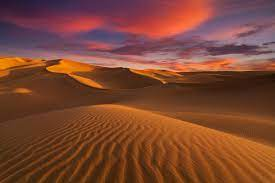
%> input picture desert.jpg, 275 x 183 px
$ octave exp1.m   (GNU Octave 9; MATLAB toolbox functions it lacks are replaced by stand-ins)
%> lines starting %> are read from the running program, lines starting %| are printed output that depends on the picture; in (x1, y1, x2, y2) boxes, pixels count from 0 and x2, y2 are one past the last pixel; in counts of white or black regions, pixels touching at a corner belong together; the program's own positions count from 1
myimage = imread('desert.jpg' );
%> myimage is the input picture: size 183x275x3 uint8; mean R, G, B 124.7, 70, 50.3
mycolorimage = imresize(myimage,0.5,'nearest' );
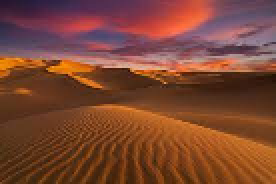
%> mycolorimage: size 92x138x3 uint8 (shown 2 times larger); mean R, G, B 124.6, 69.9, 50.4
mygrayimage = rgb2gray(mycolorimage);
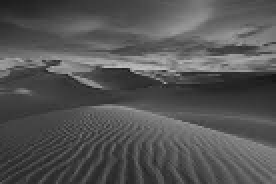
%> mygrayimage: size 92x138 uint8 (shown 2 times larger); min 21, max 193, mean 84
mybinimage = imbinarize(mygrayimage);
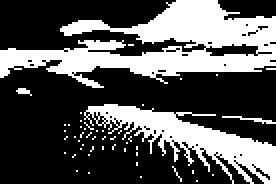
%> mybinimage: size 92x138 logical (shown 2 times larger); 33.6% white; 49 white regions (46 under 20 px), largest, box (x1, y1, x2, y2) and area: (0, 0, 138, 44) 2774, (42, 52, 138, 92) 1350, (111, 58, 138, 62) 36
subplot(2,2,1);
imshow(mycolorimage); title("original colour image " );
subplot(2,2,2);
imshow(mygrayimage); title("Grey image " );
subplot(2,2,3);
imshow(mybinimage); title("Binary image " );
subplot(2,2,4);
improfile(mygrayimage,[10,50],[45,100]);
ylabel("Pixel value");
xlabel("Distance");
title("Intensity Profile of the given line");
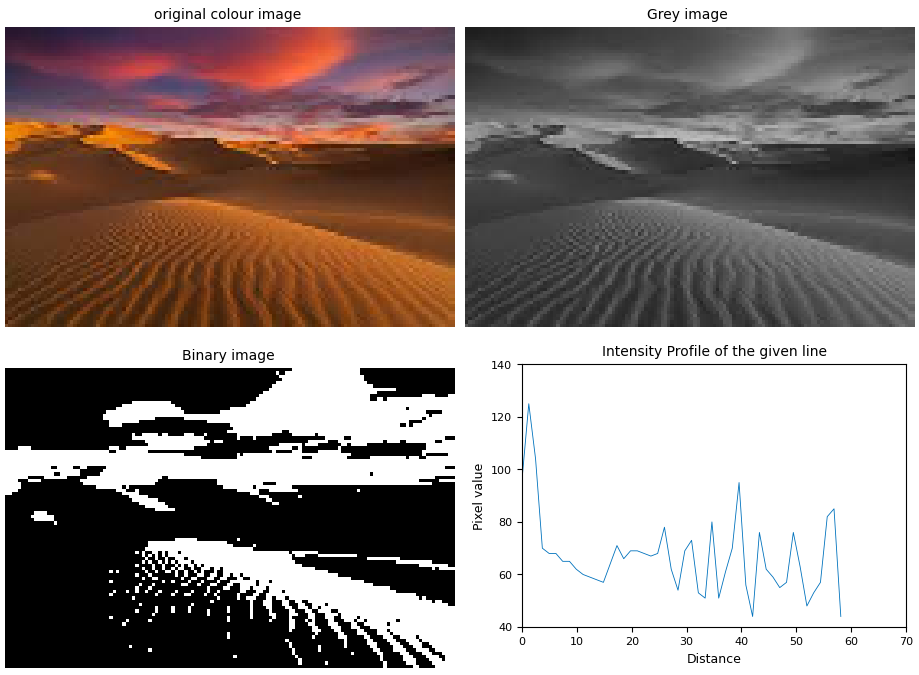
%> figure redrawn from the program's plot data, 4 panels

$ run again, with coins1.jpg copied over desert.jpg
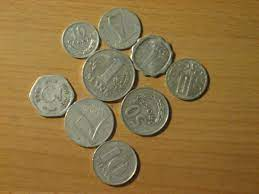
%> input picture coins1.jpg, 259 x 194 px
%> myimage is the input picture: size 194x259x3 uint8; mean R, G, B 141.9, 115.2, 66.6
%> `mybinimage = imbinarize(mygrayimage);`:
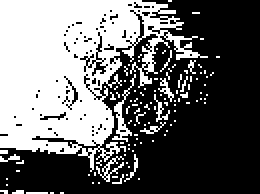
%> mybinimage: size 97x130 logical (shown 2 times larger); 41.5% white; 109 white regions (102 under 20 px), largest, box (x1, y1, x2, y2) and area: (0, 0, 104, 86) 4706, (56, 37, 68, 71) 93, (48, 78, 62, 91) 49
%> `title("Intensity Profile of the given line");`:
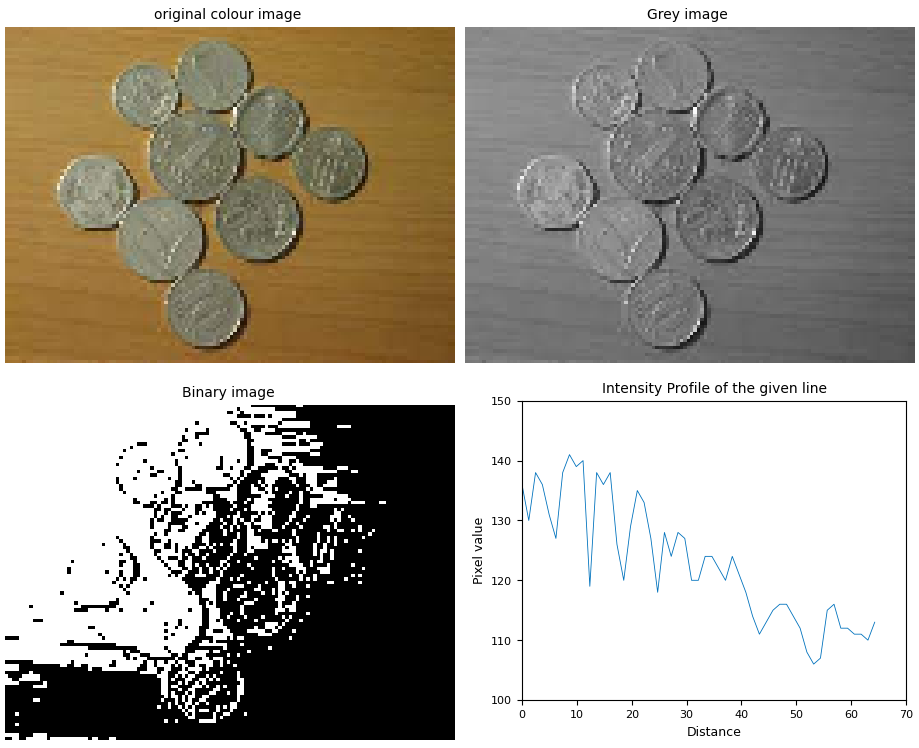
%> figure redrawn from the program's plot data, 4 panels

$ run again, with flower.jpg copied over desert.jpg
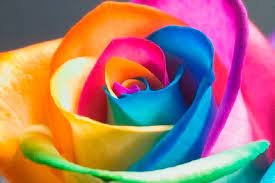
%> input picture flower.jpg, 275 x 183 px
%> myimage is the input picture: size 183x275x3 uint8; mean R, G, B 166.5, 120.8, 113.8
%> `mybinimage = imbinarize(mygrayimage);`:
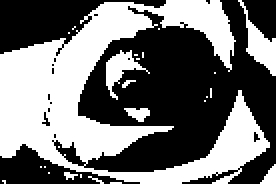
%> mybinimage: size 92x138 logical (shown 2 times larger); 45.2% white; 25 white regions (20 under 20 px), largest, box (x1, y1, x2, y2) and area: (0, 0, 135, 92) 5120, (119, 0, 138, 38) 251, (53, 25, 75, 50) 190, (62, 54, 75, 61) 58, (130, 82, 138, 92) 46
%> `title("Intensity Profile of the given line");`:
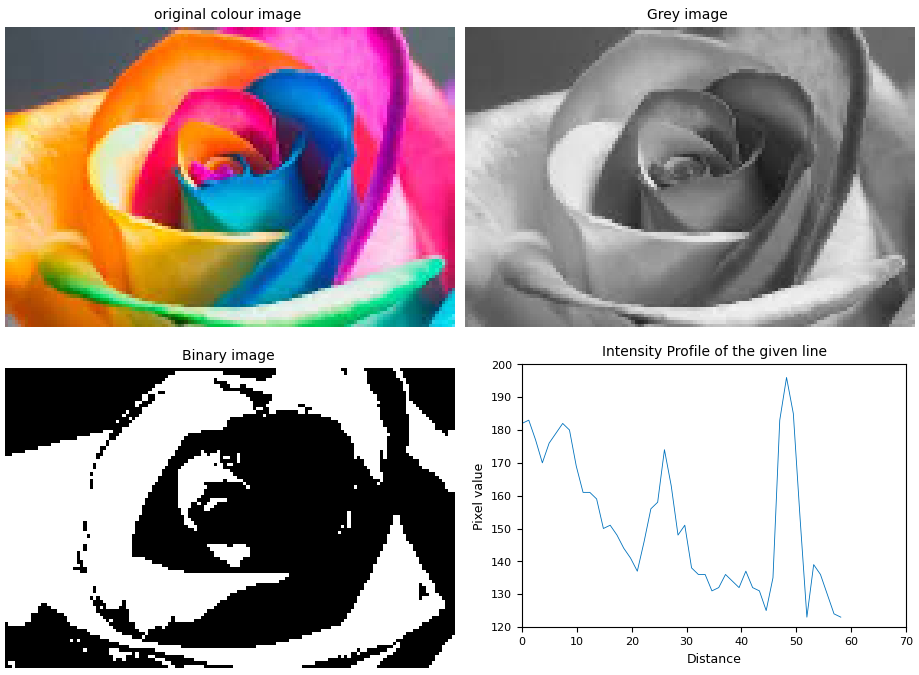
%> figure redrawn from the program's plot data, 4 panels
